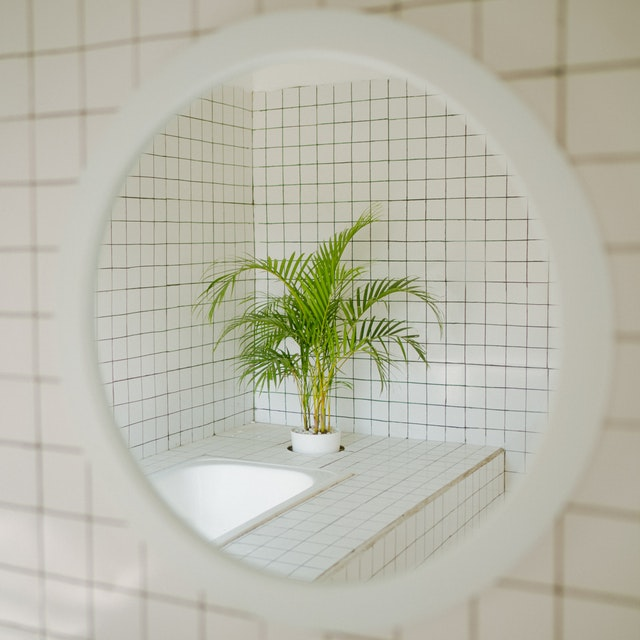
#> input picture opencv_fundamentals/2. Core operations/1. Basic operations with images/plant.jpg, 640 x 640 px
$ python '1. Basic operations with images.py'
#> lines starting #> are read from the running program, lines starting #| are printed output that depends on the picture; after the words box and inside, x2 and y2 are one past the last pixel; in counts of white or black regions, pixels touching at a corner belong together
import cv2
import numpy as np

# 1) What are images
img = cv2.imread("plant.jpg", cv2.IMREAD_GRAYSCALE)
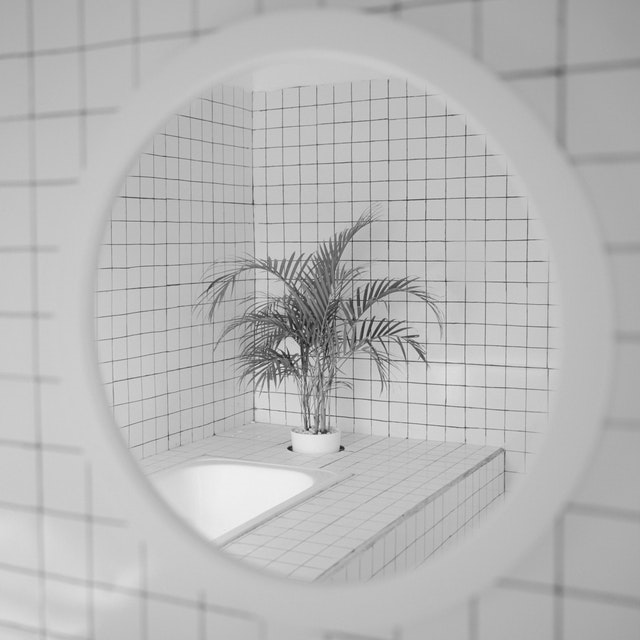
#> img: shape (640, 640); min 23, max 244, mean 183.7

# - Creat our own grayscale image
our_img = [[0, 0, 0, 0, 0, 0, 0, 0, 0, 0],
           [0, 0, 0, 0, 0, 0, 0, 0, 0, 0],
           [0, 0, 0, 0, 0, 0, 0, 0, 0, 0],
           [0, 0, 0, 255, 255, 0, 0, 0, 0, 0],
           [0, 0, 0, 0, 255, 0, 0, 0, 0, 0],
           [0, 0, 0, 0, 0, 0, 0, 0, 0, 0],
           [0, 0, 0, 0, 0, 0, 0, 0, 0, 0],
           [0, 0, 0, 101, 0, 0, 0, 0, 0, 0],
           [0, 0, 0, 0, 0, 30, 0, 0, 0, 0],
           [0, 0, 0, 0, 0, 0, 0, 0, 220, 0],
    ]
our_img = np.array(our_img, np.uint8)

# Color Image
img_color = cv2.imread("plant.jpg")
#> img_color is the input picture: shape (640, 640, 3); mean B, G, R 170.8, 185.1, 185.8

# Creat our color image
our_color_img = [
    [[255, 0, 0], [255, 0, 0], [255, 0, 0], [255, 0, 0], [255, 0, 0]],
    [[0, 255, 0], [0, 255, 0], [0, 255, 0], [0, 255, 0], [0, 255, 0]],
    [[0, 0, 255], [0, 0, 255], [0, 0, 255], [0, 0, 255], [0, 0, 255]],
    [[0, 0, 255], [0, 0, 255], [0, 0, 255], [0, 0, 255], [0, 0, 255]],
    [[0, 0, 255], [0, 0, 255], [0, 0, 255], [0, 0, 255], [0, 0, 255]],
    [[0, 200, 255], [0, 0, 255], [0, 0, 255], [0, 0, 255], [0, 0, 255]],
    [[0, 0, 255], [0, 0, 255], [0, 0, 255], [0, 0, 255], [0, 0, 255]],
    ]
our_color_img = np.array(our_color_img, np.uint8)


# 2) Access image info, access pixels and edit them
rows, columns, channels = img_color.shape
#> rows = 640; columns = 640; channels = 3
pixel_value = img_color[320, 320]
#> pixel_value = [0, 81, 51]

img_color[50, 320] = [0, 0, 255]
#> img_color: shape (640, 640, 3); under 0.01% of pixels changed, all inside (x1, y1, x2, y2) = (320, 50, 321, 51)


# 3) Select a region of interest ROI
roi = img_color[200: 440, 200: 440]
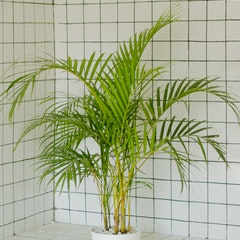
#> roi: shape (240, 240, 3); mean B, G, R 142, 172.9, 166.2
roi_rows, roi_col, _ = roi.shape
#> roi_rows = 240; roi_col = 240
print(roi_rows, roi_col)
#| 240 240

# Edit a region of intereste
img_color[0: 240, 0: 240] = roi
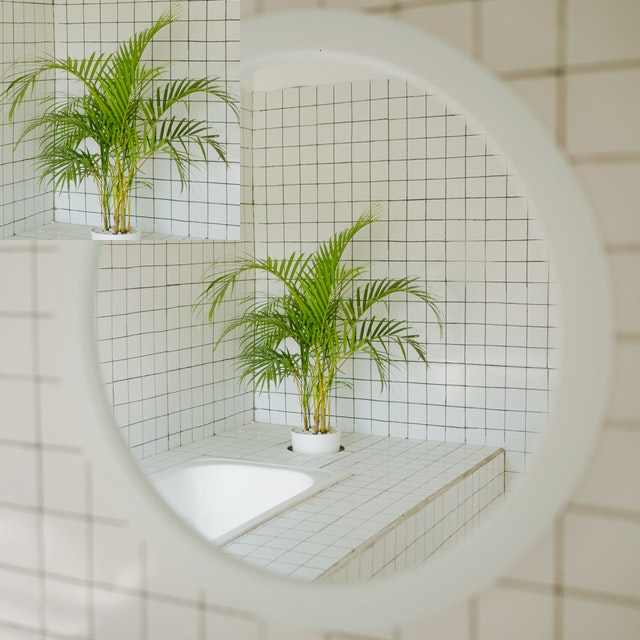
#> img_color: shape (640, 640, 3); mean B, G, R 166.7, 183.5, 182.8

cv2.imshow("Our img", our_img)
cv2.imshow("Our img color", our_color_img)
cv2.imshow("Color img", img_color)
cv2.imshow("Roi", roi)
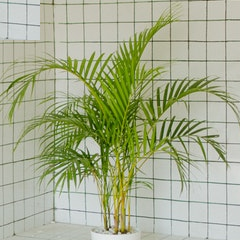
#> window 'Roi': shape (240, 240, 3); mean B, G, R 143.1, 173.6, 166.6
cv2.imshow("Img", img)
cv2.waitKey(0)
cv2.destroyAllWindows()
